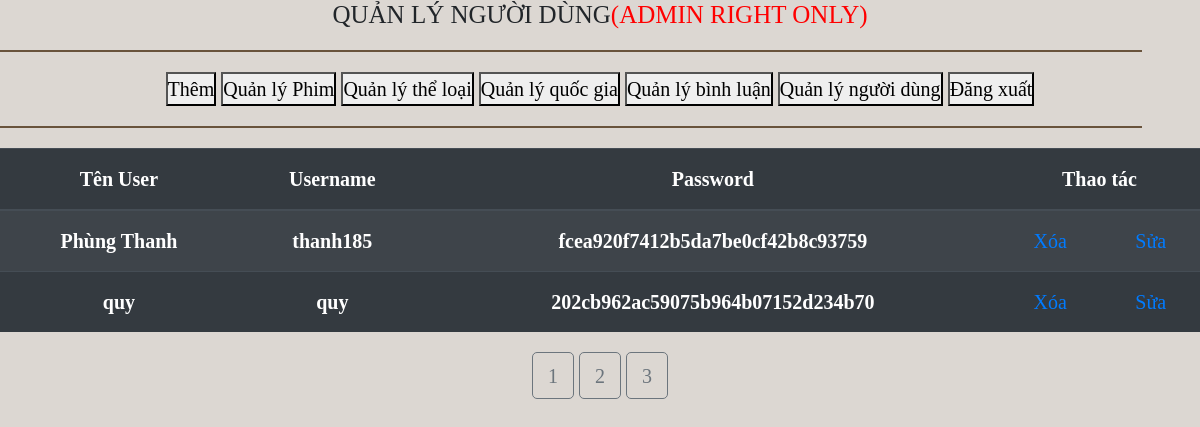
/qlyuser.php (signed in), run on an earlier commit of the app's database.
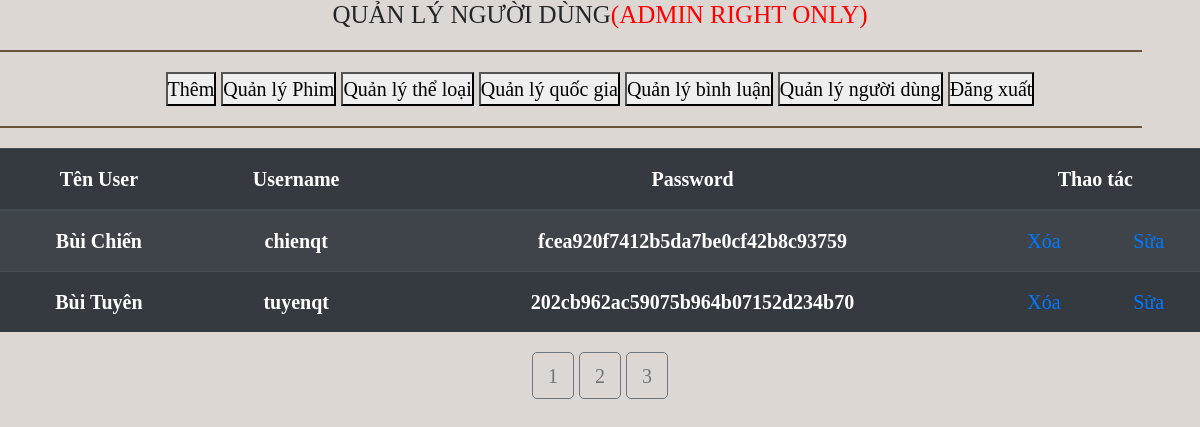
And on a later commit of the database.
### tables this page shows
CREATE TABLE `user` (
  `iduser` int(11) NOT NULL,
  `tenuser` varchar(255) NOT NULL,
  `username` varchar(255) NOT NULL,
  `password` varchar(255) NOT NULL
);

### qlyuser.php (the view, shortened to what this page needs)
<?php
  $filmperpage =10 ;
  if( isset($_GET["trang"]) ){
    $trang = $_GET["trang"];
    settype($trang, "int");
  }else{
    $trang = 1;
  }
?>
<!DOCTYPE html>
<html lang="en">
    <head>
        <link rel="stylesheet" href="https://stackpath.bootstrapcdn.com/bootstrap/4.4.1/css/bootstrap.min.css">
        <link rel="stylesheet" href="\webproject\css\style.css">
        <link rel="stylesheet" href="https://cdnjs.cloudflare.com/ajax/libs/font-awesome/4.7.0/css/font-awesome.min.css">
        <link rel="stylesheet" href="owlcarousel/assets/owl.carousel.min.css">
        <link rel="stylesheet" href="owlcarousel/assets/owl.theme.default.min.css">
    </head>
    <body>
        <div id="table-container" class="text-center">
            <h5 class="text-center">QUẢN LÝ NGƯỜI DÙNG<span STYLE="COLOR:RED">(ADMIN RIGHT ONLY)</span></h5>
            <hr>
            <form method="post">
              <button name="add">Thêm</button>
              <button name="qlFilm">Quản lý Phim</button>
              <button name="qltheloai">Quản lý thể loại</button>
              <button name="qlquocgia">Quản lý quốc gia</button>
              <button name="qlbinhluan">Quản lý bình luận</button>
              <button name="qluser">Quản lý người dùng</button>
              <button name="cancel">Đăng xuất</button>
            </form>
            <hr>
            <div class="table-responsive">
              <table class="table table-striped table-dark text-center">
                  <thead>
                  <tr>
                      <th scope="col">Tên User</th>
                      <th scope="col">Username</th>
                      <th scope="col">Password</th>
                      <th scope="col" colspan="2">Thao tác</th>
                  </tr>
                  </thead>
                  <tbody>
                  <?php
                      require_once('conn.php');
                      $from = ($trang -1 ) * $filmperpage;
                      $sql = "SELECT *
                      FROM user
                      LIMIT $from,$filmperpage";
                      $result = $conn->query($sql);
                      if ($result->num_rows > 0) {
                          while ($row = $result->fetch_assoc()) {
                      ?>
                  <tr>
                      <th scope="row"><?= $row['tenuser'] ?></th>
                      <th scope="row"><?= $row['username'] ?></th>
                      <th scope="row"><?= md5($row['password']) ?></th>
                      <td> <a href="deleteuser.php?id=<?= $row['iduser']?>" class="delete">Xóa</a></td>
                      <td> <a href="updateuser.php?id=<?= $row['iduser']?>" class="update">Sửa</a></td>
                  </tr>
                  <?php
                          }
                      }
                  ?>
                  </tbody>
              </table>
            </div>
        </div>
        <?php
          require_once('conn.php');
          $qr = "SELECT * FROM theloai";
          $result = $conn->query($qr);
          $tongsotin = $result->num_rows;
          $pageNumber = ceil($tongsotin/$filmperpage);
        ?>
        <div class ="text-center">
          <?php
            for($t =1;$t<=$pageNumber;$t++){
              echo "<a href='qlytheloai.php?trang=$t' class=' phantrang btn btn-outline-secondary'>".$t."</a>";
            }
          ?>
        </div>
        <br>
    </body>
</html>

### css/style.css (style rules this page uses)
* { margin: 0; padding: 0; }
html, body { width: 100%; height: 100%; font-family: Cambria, Cochin, Georgia, Times, 'Times New Roman', serif; font-size: 20px; list-style-type: none; background-color: rgba(77, 51, 23, 0.1); }
hr { border: 1px solid rgba(77, 51, 23, 0.8); width: 95%; }

What changed in the data, as far as the page shows it:
changed user "fcea920f7412b5da7be0cf42b8c93759": tenuser "Phùng Thanh" → "Bùi Chiến"; username "thanh185" → "chienqt"
changed user "202cb962ac59075b964b07152d234b70": tenuser "quy" → "Bùi Tuyên"; username "quy" → "tuyenqt"
